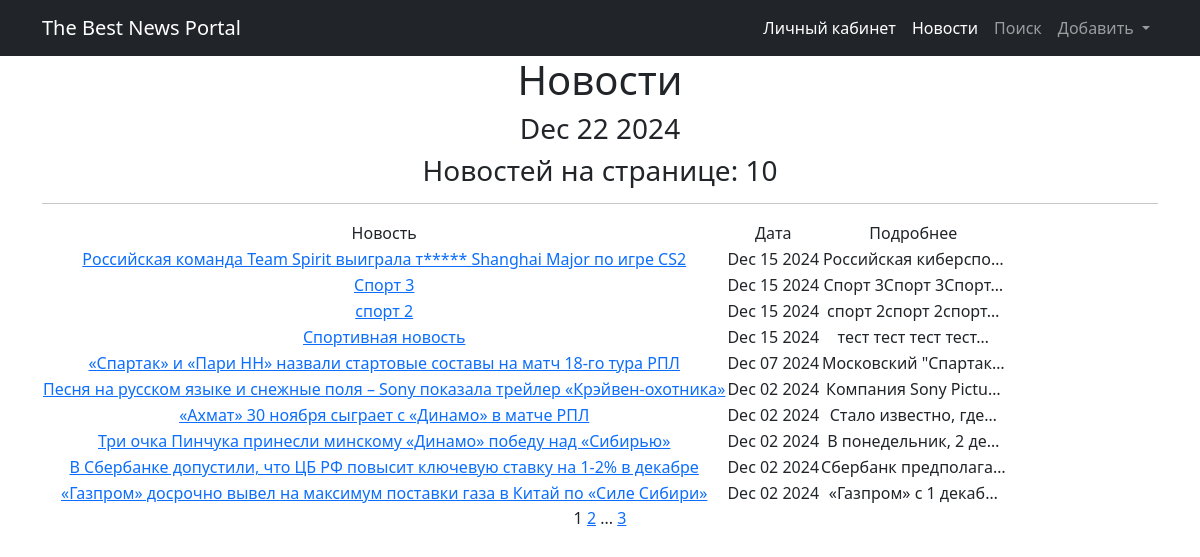
The page /news/ on the database as committed earlier.
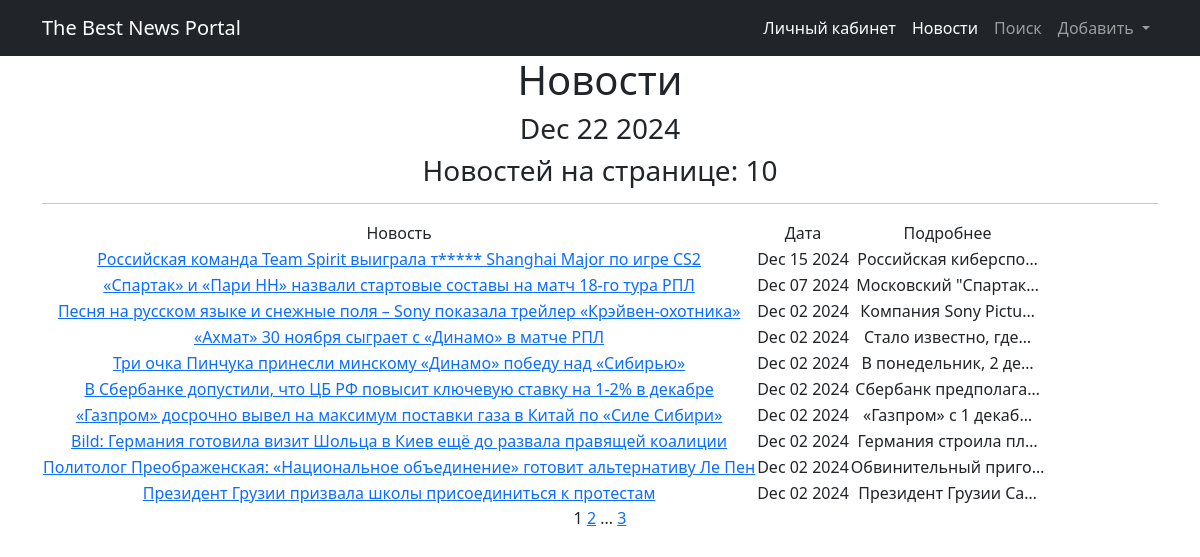
The same page on the database as committed later.
### news/models.py (models this page shows, shortened)
class Post(models.Model):
    article = 'article'
    news = 'news'
    post_type = [
        (article, 'Статья'),
        (news, 'Новость'),
    ]
    author = models.ForeignKey(Author, on_delete=models.CASCADE)
    type = models.CharField(max_length=255, choices=post_type, default=article)
    date_add = models.DateTimeField(auto_now_add=True)
    category = models.ManyToManyField(Category, through='PostCategory')
    rating = models.IntegerField(default=0)
    title = models.CharField(max_length=255)
    text = models.TextField()

### news/views.py (the view)
# urls.py: path('', PostList.as_view(), name='news_list'),
class PostList(ListView):
    model = Post
    ordering = '-date_add'
    template_name = 'news.html'
    context_object_name = 'news'
    paginate_by = 10
    def get_queryset(self):
        queryset = super().get_queryset()
        self.filterset = PostFilter(self.request.GET, queryset)
        return self.filterset.qs

### news/templatetags/custom_tags.py (called while the page is built)
@register.simple_tag()
def current_time(format_string='%b %d %Y'):
    return datetime.now(timezone.utc).strftime(format_string)

@register.simple_tag(takes_context=True)
def url_replace(context, **kwargs):
    d = context['request'].GET.copy()
    for k, v in kwargs.items():
        d[k] = v
    return d.urlencode()

### news/templatetags/my_filters.py (called while the page is built)
@register.filter()
def censor(value):
    for word in censor_words:
        if word in value:
            value = value.replace(word[1:], '*' * len(word[1:]))
    return value

### templates/news.html (shortened to what this page needs)
{% extends 'flatpages/default.html' %}
{% load my_filters %}
{% load custom_tags %}
{% block content %}
   <h1>Новости</h1>
    <h3>{% current_time '%b %d %Y' %}</h3>
    <h3>Новостей на странице: {{ news|length }}</h3>
   <hr>
   {% if news %}
       <table>
           <tr>
               <td>Новость</td>
               <td>Дата</td>
               <td>Подробнее</td>
           </tr>
           {% for one_news in news %}
           <tr>
               <td><a href="{{ one_news.id }}">{{ one_news.title|censor }}</a></td>
               <td>{{ one_news.date_add|date:'M d Y' }}</td>
               <td>{{ one_news.text|truncatechars:20|censor }}</td>
           </tr>
           {% endfor %}
       </table>
   {% else %}
       <h2>Новостей нет!</h2>
   {% endif %}
   {{ page_obj.number }}
   {% if page_obj.has_next %}
       <a href="?{% url_replace page=page_obj.next_page_number %}">{{ page_obj.next_page_number }}</a>
       {% if paginator.num_pages != page_obj.next_page_number %}
           ...
           <a href="?{% url_replace page=page_obj.paginator.num_pages %}">{{ page_obj.paginator.num_pages }}</a>
       {% endif %}
   {% endif %}
{% endblock content %}

### templates/flatpages/default.html (shortened to what this page needs)
<!DOCTYPE html>
<html lang="en">
    <head>
        {% load static %}
        <link href="https://cdn.jsdelivr.net/npm/bootstrap@5.0.2/dist/css/bootstrap.min.css" rel="stylesheet" />
        <link href="{% static 'css/styles.css' %}" rel="stylesheet" />
    </head>
    <body>
        <nav class="navbar navbar-expand-lg navbar-dark bg-dark">
            <div class="container">
                <a class="navbar-brand" href="#">The Best News Portal</a>
                <div class="collapse navbar-collapse" id="navbarSupportedContent">
                    <ul class="navbar-nav ms-auto mb-2 mb-lg-0">
                        <li class="nav-item"><a class="nav-link active" aria-current="page" href="/">Личный кабинет</a></li>
                        <li class="nav-item"><a class="nav-link active" aria-current="page" href="/news/">Новости</a></li>
                        <li class="nav-item"><a class="nav-link" href="{% url 'news_filter' %}">Поиск</a></li>
                        <li class="nav-item dropdown">
                            <a class="nav-link dropdown-toggle" href="#" id="navbarDropdown" role="button" data-bs-toggle="dropdown" aria-expanded="false">
                                Добавить
                            </a>
                        </li>
                    </ul>
                </div>
            </div>
        </nav>
        <div class="container">
           <div class="row">
               <div class="col-lg-12 text-center">
                   {% block content %}{% endblock content %}
               </div>
           </div>
        </div>
    </body>
</html>

Rows that differ between the two databases and show on the page:
removed Post: title|censor "Спорт 3", date_add "Dec 15 2024", text|censor "Спорт 3Спорт 3Спорт…"
removed Post: title|censor "спорт 2", date_add "Dec 15 2024", text|censor "спорт 2спорт 2спорт…"
removed Post: title|censor "Спортивная новость", date_add "Dec 15 2024", text|censor "тест тест тест тест…"
now on this page (row unchanged): Post: title|censor "Bild: Германия готовила визит Шольца в Киев ещё до развала правящей коалиции", date_add "Dec 02 2024", text|censor "Германия строила пл…"
now on this page (row unchanged): Post: title|censor "Политолог Преображенская: «Национальное объединение» готовит альтернативу Ле Пен", date_add "Dec 02 2024", text|censor "Обвинительный приго…"
now on this page (row unchanged): Post: title|censor "Президент Грузии призвала школы присоединиться к протестам", date_add "Dec 02 2024", text|censor "Президент Грузии Са…"
